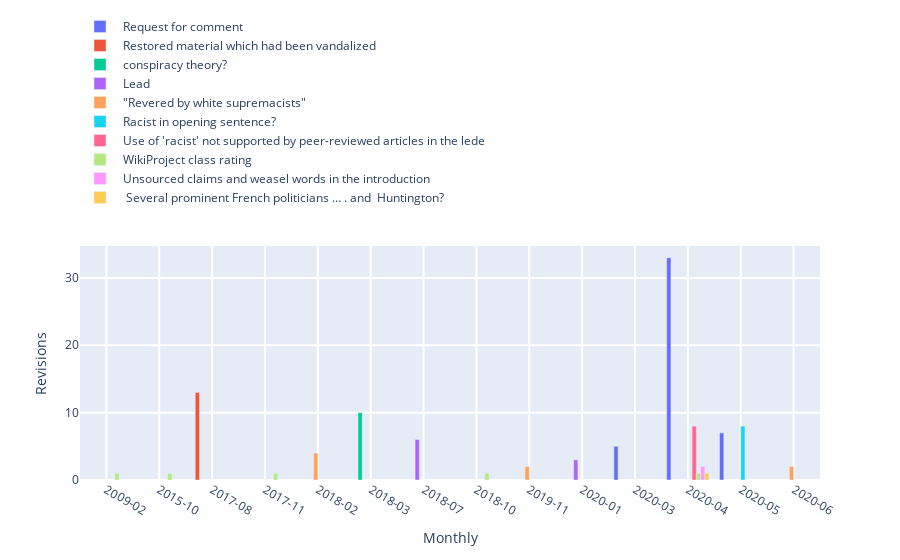

This figure's notebook cell:
### Markdown cell above
<span style="color: #626262"> Try yourself! This is what will happen when you click 'Load Topics' button: </span>

### Code cell
### --------------------------------------------------------------------------- ###
### TRY YOURSELF! THIS IS WHAT WILL HAPPEN WHEN YOU CLICK 'Show Topics' BUTTON  ###
### --------------------------------------------------------------------------- ###

## This is the page you used ##
print('The page that is being used:', the_talk_page['title'])
print(f"Time range from {talk_content['year_month'].iloc[-1].date()} to {talk_content['year_month'].iloc[0].date()}")

## Initiate a topics listener, more details see:                                             ##
## https://github.com/gesiscss/wikiwho_demo_new/blob/master/visualization/topics_listener.py ##
topics_listener = TopicsListener(talk_content)

# Get a dataframe with topics and action_types
wikipediadv_ins = WikipediaDV(WikipediaAPI(lng=abbreviation(languageSelection.value)))
topic_df = topics_listener.extract_topics(wikipediadv_ins)
if len(topic_df) == 0:
    print("There is no topics here!")
else:
    display(qgrid.show_grid(topic_df))

    # Visualization
    begin_date = talk_content['year_month'].iloc[-1]  # date(xxxx.xx.xx)
    end_date = talk_content['year_month'].iloc[0]  # date(xxxx.xx.xx)
    granularity = 'Monthly'

    topics_listener.listen(
        begin = begin_date,
        end = end_date,
        granularity = granularity)

### Figure 1 — Plotly figure (JSON) as saved in the notebook; plotly's stock layout.template omitted (floating-point values rounded to 4 significant figures)
{"data": [{"name": " Request for comment ", "type": "bar", "x": ["2020-03", "2020-04", "2020-05"], "y": [5, 33, 7]}, {"name": " Restored material which had been vandalized ", "type": "bar", "x": ["2017-08"], "y": [13]}, {"name": " conspiracy theory? ", "type": "bar", "x": ["2018-03"], "y": [10]}, {"name": " Lead ", "type": "bar", "x": ["2018-07", "2020-01"], "y": [6, 3]}, {"name": " \"Revered by white supremacists\" ", "type": "bar", "x": ["2018-02", "2019-11", "2020-06"], "y": [4, 2, 2]}, {"name": " Racist in opening sentence? ", "type": "bar", "x": ["2020-05"], "y": [8]}, {"name": " Use of 'racist' not supported by peer-reviewed articles in the lede ", "type": "bar", "x": ["2020-04"], "y": [8]}, {"name": " WikiProject class rating", "type": "bar", "x": ["2009-02", "2015-10", "2017-11", "2018-10", "2020-04"], "y": [1, 1, 1, 1, 1]}, {"name": " Unsourced claims and weasel words in the introduction ", "type": "bar", "x": ["2020-04"], "y": [2]}, {"name": "  Several prominent French politicians … . and  Huntington? ", "type": "bar", "x": ["2020-04"], "y": [1]}], "layout": {"barmode": "group", "hovermode": "closest", "legend": {"x": 0, "y": 2}, "showlegend": true, "xaxis": {"categoryorder": "category ascending", "gridwidth": 2, "nticks": 15, "tickangle": 30, "ticklen": 5, "tickmode": "auto", "title": {"text": "Monthly"}, "type": "category", "zeroline": true}, "yaxis": {"gridwidth": 2, "ticklen": 5, "title": {"text": "Revisions"}}}}
